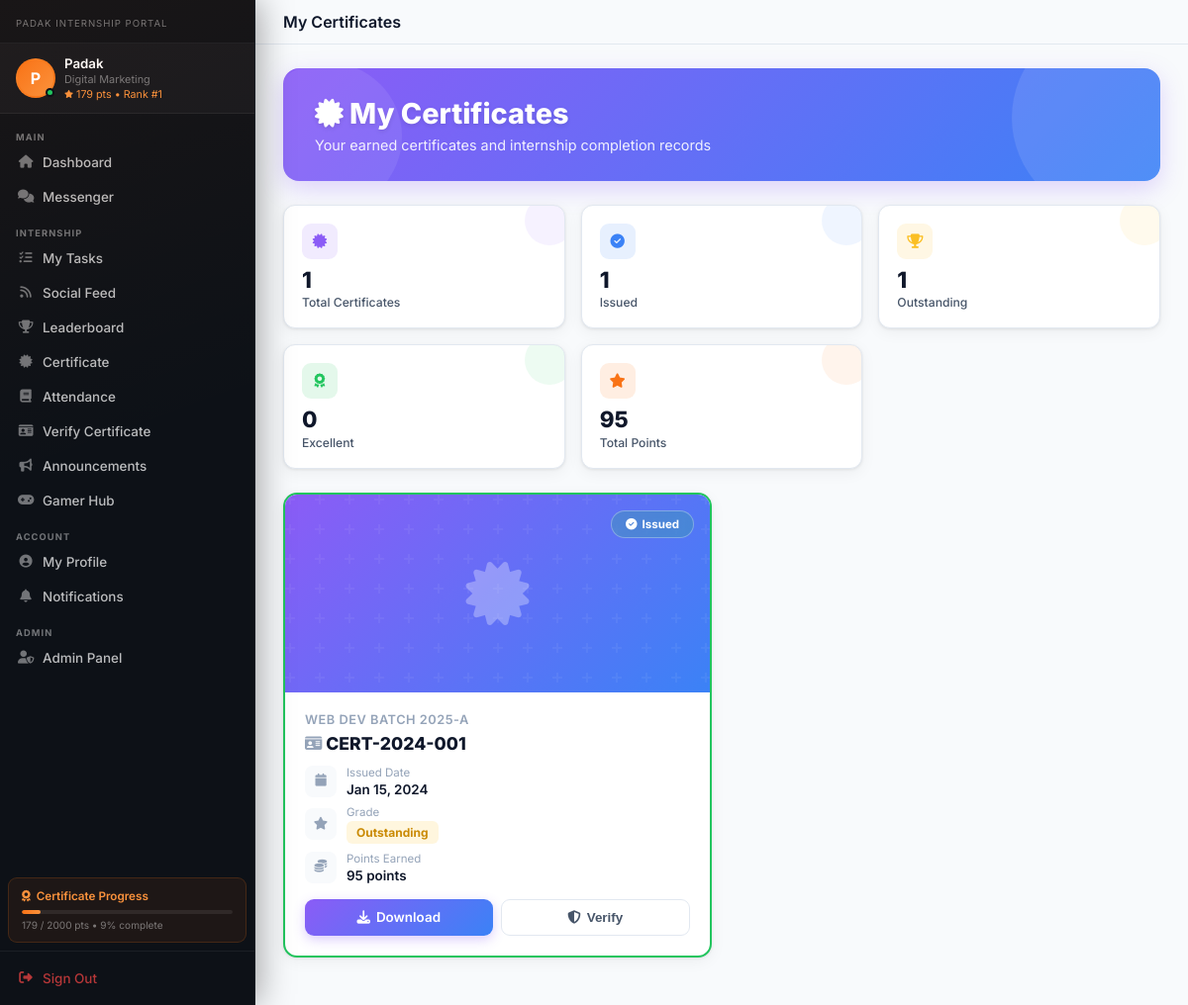
Screenshot of /certificate.php (signed in) with the database file from the repository.
### tables this page shows
CREATE TABLE `internship_students` (
  `id` int(11) NOT NULL,
  `full_name` varchar(150) NOT NULL,
  `email` varchar(255) NOT NULL,
  `phone` varchar(20) DEFAULT NULL,
  `password` varchar(255) NOT NULL,
  `college_name` varchar(255) DEFAULT NULL,
  `degree` varchar(150) DEFAULT NULL,
  `year_of_study` enum('1st Year','2nd Year','3rd Year','4th Year','Graduate') DEFAULT '1st Year',
  `domain_interest` varchar(150) DEFAULT NULL,
  `profile_photo` varchar(255) DEFAULT NULL,
  `bio` text DEFAULT NULL,
  `linkedin_url` varchar(255) DEFAULT NULL,
  `github_url` varchar(255) DEFAULT NULL,
  `remember_token` varchar(255) DEFAULT NULL,
  `token_expires_at` datetime DEFAULT NULL,
  `is_active` tinyint(1) DEFAULT 1,
  `is_online` tinyint(1) DEFAULT 0,
  `last_seen` datetime DEFAULT NULL,
  `email_verified` tinyint(1) DEFAULT 0,
  `total_points` int(11) DEFAULT 0,
  `internship_status` enum('pending','active','completed','withdrawn') DEFAULT 'active',
  `created_at` datetime DEFAULT current_timestamp(),
  `updated_at` datetime DEFAULT current_timestamp() ON UPDATE current_timestamp()
);

CREATE TABLE `internship_certificates` (
  `id` int(11) NOT NULL,
  `student_id` int(11) NOT NULL,
  `batch_id` int(11) DEFAULT NULL,
  `certificate_number` varchar(100) DEFAULT NULL,
  `issued_date` date DEFAULT NULL,
  `completion_grade` enum('Outstanding','Excellent','Good','Satisfactory') DEFAULT 'Good',
  `total_points_earned` int(11) DEFAULT 0,
  `is_issued` tinyint(1) DEFAULT 0,
  `certificate_url` varchar(500) DEFAULT NULL,
  `certificate_file` varchar(500) DEFAULT NULL,
  `created_at` datetime DEFAULT current_timestamp()
);

CREATE TABLE `internship_batches` (
  `id` int(11) NOT NULL,
  `batch_name` varchar(150) NOT NULL,
  `domain` varchar(150) NOT NULL,
  `start_date` date DEFAULT NULL,
  `end_date` date DEFAULT NULL,
  `max_students` int(11) DEFAULT 50,
  `description` text DEFAULT NULL,
  `is_active` tinyint(1) DEFAULT 1,
  `created_at` datetime DEFAULT current_timestamp()
);

### certificate.php (the view, shortened to what the rows shown need)
<?php
require_once 'config.php';
$auth = new StudentAuth();
$db = getPadakDB();
$sid = (int)$auth->getCurrentStudent()['id'];
$studentQuery = $db->query("SELECT * FROM internship_students WHERE id = $sid");
$student = $studentQuery->fetch_assoc();
$certificatesQuery = $db->query("
    SELECT ic.*, ib.batch_name
    FROM internship_certificates ic
    LEFT JOIN internship_batches ib ON ic.batch_id = ib.id
    WHERE ic.student_id = $sid
    ORDER BY ic.created_at DESC
");
$certificates = [];
if ($certificatesQuery) {
    while ($row = $certificatesQuery->fetch_assoc()) {
        $certificates[] = $row;
    }
}
?>
<!DOCTYPE html>
<html lang="en">
<head>
<link rel="stylesheet" href="https://cdnjs.cloudflare.com/ajax/libs/font-awesome/6.4.0/css/all.min.css">
</head>
<body>
<?php include 'sidebar.php'; ?>
<div class="page-wrap">
    <div class="main-content">
        <div class="cert-header">
            <div class="cert-header-content">
                <h1><i class="fas fa-certificate"></i> My Certificates</h1>
            </div>
        </div>
        <?php if (empty($certificates)): ?>
        <div class="empty-state">
            <i class="fas fa-certificate"></i>
            <h3>No Certificates Yet</h3>
            <p>Complete your internship tasks to earn certificates!</p>
            <a href="tasks.php" class="btn-primary">
                 View Tasks
            </a>
        </div>
        <?php else: ?>
        <div class="cert-grid">
            <?php foreach ($certificates as $cert): ?>
            <div class="cert-card <?php echo $cert['is_issued'] ? 'issued' : 'pending'; ?>">
                <div class="cert-visual">
                    <i class="fas fa-certificate cert-icon-big"></i>
                    <div class="cert-badge <?php echo $cert['is_issued'] ? 'issued' : 'pending'; ?>">
                        <?php if ($cert['is_issued']): ?>
                            <i class="fas fa-check-circle"></i> Issued
                        <?php else: ?>
                            <i class="fas fa-clock"></i> Pending
                        <?php endif; ?>
                    </div>
                </div>
                <div class="cert-body">
                    <?php if (!empty($cert['batch_name'])): ?>
                    <div class="cert-batch"><?php echo htmlspecialchars($cert['batch_name']); ?></div>
                    <?php endif; ?>
                    <?php if (!empty($cert['certificate_number'])): ?>
                    <div class="cert-number">
                        <i class="fas fa-id-card fa-sm" style="color:var(--text3);"></i>
                        <?php echo htmlspecialchars($cert['certificate_number']); ?>
                    </div>
                    <?php endif; ?>
                    <div class="cert-details">
                        <?php if (!empty($cert['issued_date'])): ?>
                        <div class="cert-detail-item">
                            <div class="cert-detail-icon"><i class="fas fa-calendar"></i></div>
                            <div class="cert-detail-text">
                                <div class="cert-detail-label">Issued Date</div>
                                <div class="cert-detail-value"><?php echo date('M d, Y', strtotime($cert['issued_date'])); ?></div>
                            </div>
                        </div>
                        <?php endif; ?>
                        <?php if (!empty($cert['completion_grade'])): ?>
                        <div class="cert-detail-item">
                            <div class="cert-detail-icon"><i class="fas fa-star"></i></div>
                            <div class="cert-detail-text">
                                <div class="cert-detail-label">Grade</div>
                                <div class="cert-detail-value">
                                    <span class="grade-badge <?php echo strtolower($cert['completion_grade']); ?>">
                                        <?php echo htmlspecialchars($cert['completion_grade']); ?>
                                    </span>
                                </div>
                            </div>
                        </div>
                        <?php endif; ?>
                        <div class="cert-detail-item">
                            <div class="cert-detail-icon"><i class="fas fa-coins"></i></div>
                            <div class="cert-detail-text">
                                <div class="cert-detail-label">Points Earned</div>
                                <div class="cert-detail-value"><?php echo number_format($cert['total_points_earned'] ?? 0); ?> points</div>
                            </div>
                        </div>
                    </div>
                    <div class="cert-actions">
                        <?php if ($cert['is_issued']): ?>
                            <?php if (!empty($cert['certificate_file'])): ?>
                            <a href="<?php echo htmlspecialchars($cert['certificate_file']); ?>" target="_blank" class="btn-cert btn-download">
                                <i class="fas fa-download"></i> Download
                            </a>
                            <?php endif; ?>
                            <?php if (!empty($cert['certificate_number'])): ?>
                            <button class="btn-cert btn-verify" onclick="openVerifyModal('<?php echo htmlspecialchars($cert['certificate_number']); ?>')">
                                <i class="fas fa-shield-alt"></i> Verify
                            </button>
                            <?php endif; ?>
                        <?php else: ?>
                            <button class="btn-cert btn-pending" disabled>
                                <i class="fas fa-clock"></i> Certificate Pending
                            </button>
                        <?php endif; ?>
                    </div>
                </div>
            </div>
            <?php endforeach; ?>
        </div>
        <?php endif; ?>
    </div>
</div>
</body>
</html>

### sidebar.php (shortened to what the rows shown need)
<?php
$db = getPadakDB();
$sid = (int)$_SESSION['student_id'];
$pointsResult = $db->query("SELECT COALESCE(SUM(points), 0) as total FROM student_points_log WHERE student_id=$sid");
$points = $pointsResult ? (int)$pointsResult->fetch_assoc()['total'] : 0;
$db->query("UPDATE internship_students SET total_points=$points WHERE id=$sid AND total_points!=$points");
$rankResult = $db->query("SELECT COUNT(*)+1 as rnk FROM internship_students WHERE total_points > $points AND is_active=1");
$rank = $rankResult ? (int)$rankResult->fetch_assoc()['rnk'] : '-';
$initials = strtoupper(substr($student['full_name'], 0, 1));
?>
<aside class="student-sidebar" id="studentSidebar">
    <div class="sb-profile">
        <div class="sb-avatar-wrap">
            <?php if (!empty($student['profile_photo'])): ?>
                <div class="sb-avatar-letter" style="display:none;"><?php echo $initials; ?></div>
            <?php else: ?>
                <div class="sb-avatar-letter"><?php echo $initials; ?></div>
            <?php endif; ?>
            <span class="sb-online-dot"></span>
        </div>
        <div class="sb-user-info">
            <div class="sb-user-name"><?php echo htmlspecialchars(substr($student['full_name'], 0, 20)); ?></div>
            <div class="sb-user-role"><?php echo htmlspecialchars($student['domain_interest'] ?: 'Intern'); ?></div>
            <div class="sb-user-pts"><i class="fas fa-star fa-xs"></i> <?php echo number_format($points); ?> pts &bull; Rank #<?php echo $rank; ?></div>
        </div>
    </div>
</aside>

### rows the page displays
internship_students: full_name "P", full_name "Padak", domain_interest "Digital Marketing"
internship_certificates: is_issued 1 (drawn), batch.batch_name "WEB DEV BATCH 2025-A", certificate_number "CERT-2024-001", issued_date "Jan 15, 2024", completion_grade "Outstanding", total_points_earned "95"

### other values shown
$points "179"
$rank "1"
$item['label'] "Dashboard"
$item['label'] "Messenger"
$item['label'] "My Tasks"
$item['label'] "Social Feed"
$item['label'] "Leaderboard"
$item['label'] "Certificate"
$item['label'] "Attendance"
$item['label'] "Verify Certificate"
$item['label'] "Announcements"
$item['label'] "Gamer Hub"
$item['label'] "My Profile"
$item['label'] "Notifications"
$item['label'] "Admin Panel"
